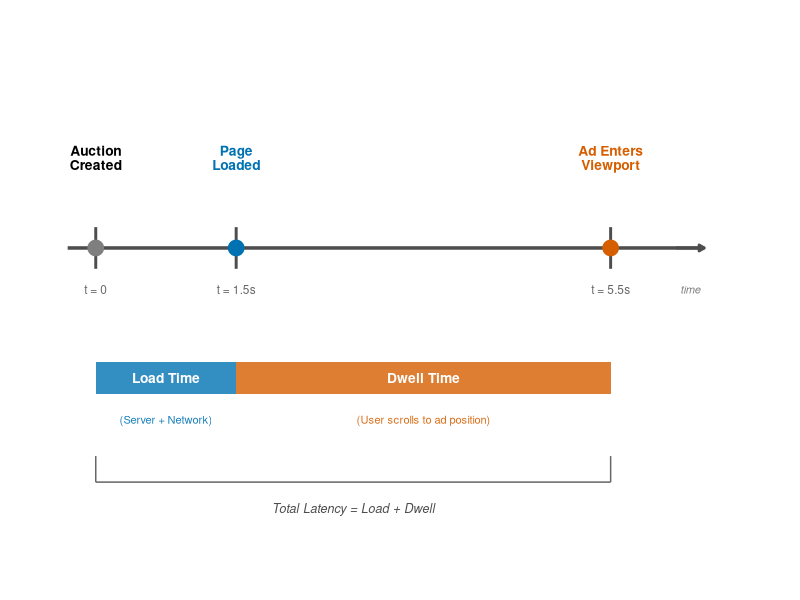

Reproduce this figure in R.
#!/usr/bin/env Rscript
library(ggplot2)
library(grid)

outfile <- "04_dwell_vs_load.pdf"

# Timeline events
events <- data.frame(
  time = c(0, 1.5, 5.5),
  event = c("Auction\nCreated", "Page\nLoaded", "Ad Enters\nViewport"),
  y = 1
)

p <- ggplot() +
  # Main timeline
  annotate("segment", x=-0.3, xend=6.5, y=1, yend=1, color="gray30", linewidth=1.2) +

  # Time markers (ticks)
  annotate("segment", x=0, xend=0, y=0.96, yend=1.04, color="gray30", linewidth=1) +
  annotate("segment", x=1.5, xend=1.5, y=0.96, yend=1.04, color="gray30", linewidth=1) +
  annotate("segment", x=5.5, xend=5.5, y=0.96, yend=1.04, color="gray30", linewidth=1) +

  # Event points
  annotate("point", x=c(0, 1.5, 5.5), y=1, size=5, color=c("gray50", "#0072B2", "#D55E00")) +

  # Event labels (above)
  annotate("text", x=0, y=1.15, label="Auction\nCreated", size=3.5, fontface="bold", lineheight=0.85, vjust=0) +
  annotate("text", x=1.5, y=1.15, label="Page\nLoaded", size=3.5, fontface="bold", lineheight=0.85, vjust=0, color="#0072B2") +
  annotate("text", x=5.5, y=1.15, label="Ad Enters\nViewport", size=3.5, fontface="bold", lineheight=0.85, vjust=0, color="#D55E00") +

  # Time labels (below)
  annotate("text", x=0, y=0.92, label="t = 0", size=3, color="gray40") +
  annotate("text", x=1.5, y=0.92, label="t = 1.5s", size=3, color="gray40") +
  annotate("text", x=5.5, y=0.92, label="t = 5.5s", size=3, color="gray40") +

  # === INTERVAL BARS ===
  # Load Time bar
  annotate("rect", xmin=0, xmax=1.5, ymin=0.72, ymax=0.78, fill="#0072B2", alpha=0.8) +
  annotate("text", x=0.75, y=0.75, label="Load Time", color="white", size=3.5, fontface="bold") +
  annotate("text", x=0.75, y=0.67, label="(Server + Network)", color="#0072B2", size=2.8, alpha=0.9) +

  # Dwell Time bar
  annotate("rect", xmin=1.5, xmax=5.5, ymin=0.72, ymax=0.78, fill="#D55E00", alpha=0.8) +
  annotate("text", x=3.5, y=0.75, label="Dwell Time", color="white", size=3.5, fontface="bold") +
  annotate("text", x=3.5, y=0.67, label="(User scrolls to ad position)", color="#D55E00", size=2.8, alpha=0.9) +

  # Total latency bracket
  annotate("segment", x=0, xend=0, y=0.55, yend=0.60, color="gray40", linewidth=0.5) +
  annotate("segment", x=5.5, xend=5.5, y=0.55, yend=0.60, color="gray40", linewidth=0.5) +
  annotate("segment", x=0, xend=5.5, y=0.55, yend=0.55, color="gray40", linewidth=0.5) +
  annotate("text", x=2.75, y=0.50, label="Total Latency = Load + Dwell", size=3.2, color="gray30", fontface="italic") +

  # Arrow indicating time direction
  annotate("segment", x=6.2, xend=6.5, y=1, yend=1,
           arrow=arrow(length=unit(0.15,"cm"), type="closed"), color="gray30", linewidth=1) +
  annotate("text", x=6.35, y=0.92, label="time", size=2.8, color="gray50", fontface="italic") +

  # Theme
  scale_y_continuous(limits=c(0.4, 1.4)) +
  scale_x_continuous(limits=c(-0.5, 7)) +
  theme_void() +
  theme(plot.margin = margin(10, 10, 10, 10))

ggsave(outfile, plot=p, width=7, height=3.5)
cat(paste("Saved plot to", outfile, "\n"))
